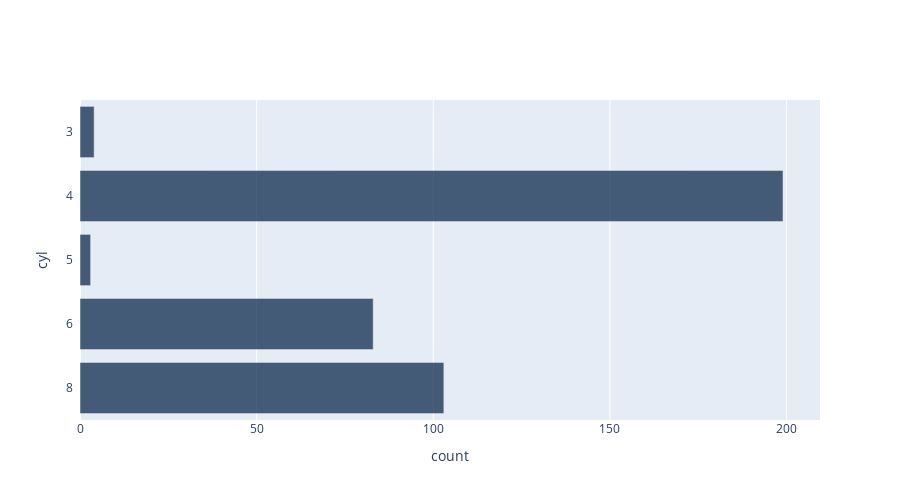

Notebook source saved alongside this figure:
### Code cell
t.group('cyl').barh('cyl')

### Figure 1 — Plotly figure (JSON) as saved in the notebook; plotly's stock layout.template omitted (floating-point values rounded to 4 significant figures)
{"data": [{"customdata": [8, 6, 5, 4, 3], "hovertemplate": "(%{x}, %{customdata})", "marker": {"color": "rgb(0,30,66)"}, "name": "count", "opacity": 0.7, "orientation": "h", "type": "bar", "x": [103, 83, 3, 199, 4], "y": ["8  ", "6  ", "5  ", "4  ", "3  "]}], "layout": {"height": 500, "xaxis": {"title": {"text": "count"}}, "yaxis": {"dtick": 1, "showticklabels": true, "title": {"text": "cyl"}, "type": "category"}}}
